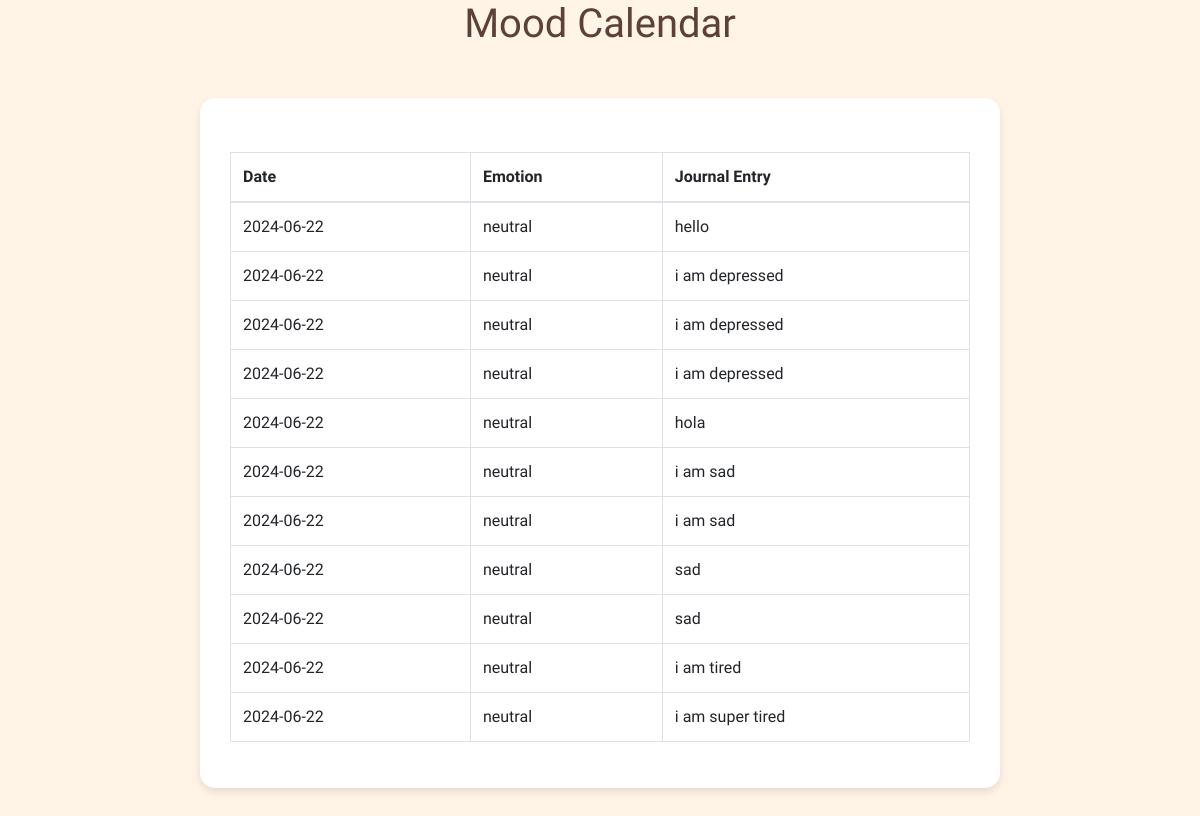
/calendar, run on an earlier commit of the app's database.
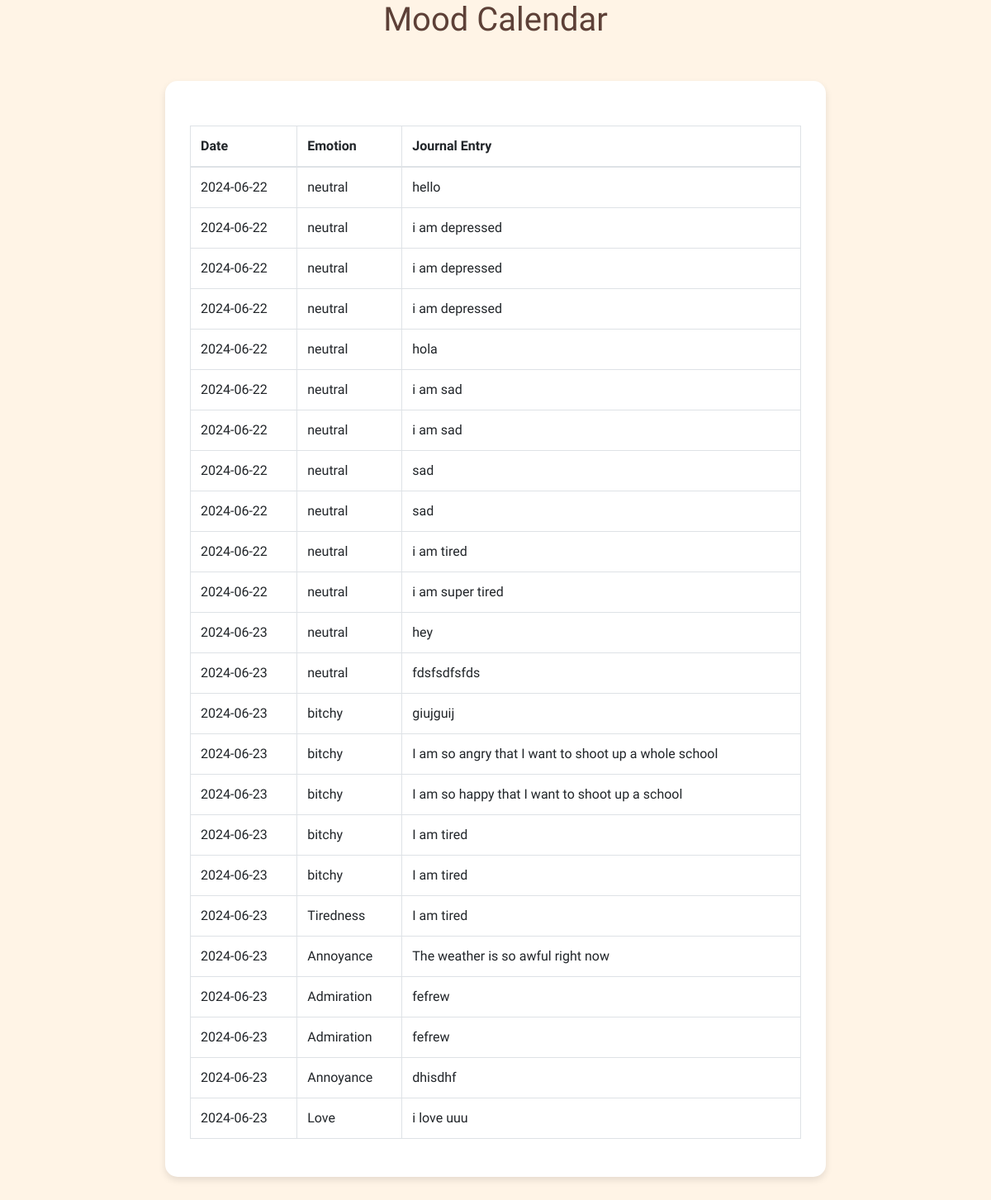
And on a later commit of the database.
### app.py (models this page shows)
class MoodEntry(db.Model):
    id = db.Column(db.Integer, primary_key=True)
    user_id = db.Column(db.Integer, nullable=False)
    date = db.Column(db.Date, nullable=False)
    emotion = db.Column(db.String, nullable=False)
    journal_entry = db.Column(db.String, nullable=False)

### app.py (the view)
@app.route('/calendar')
def calendar():
    try:
        mood_entries = MoodEntry.query.all()
        return render_template('calendar.html', mood_entries=mood_entries)
    except Exception as e:
        logging.error(f"Error in /calendar route: {e}")
        return "There was an error loading the calendar.", 500

### templates/calendar.html (shortened to what this page needs)
<!DOCTYPE html>
<html lang="en">
<head>
    <link href="https://stackpath.bootstrapcdn.com/bootstrap/4.5.2/css/bootstrap.min.css" rel="stylesheet">
    <link href="{{ url_for('static', filename='css/styles.css') }}" rel="stylesheet">
</head>
<body>
    <header>
        <h1>Mood Calendar</h1>
    </header>
    <div class="container">
        <table class="table table-bordered mt-4">
            <thead>
                <tr>
                    <th>Date</th>
                    <th>Emotion</th>
                    <th>Journal Entry</th>
                </tr>
            </thead>
            <tbody>
                {% for entry in mood_entries %}
                    <tr>
                        <td>{{ entry.date }}</td>
                        <td>{{ entry.emotion }}</td>
                        <td>{{ entry.journal_entry }}</td>
                    </tr>
                {% endfor %}
            </tbody>
        </table>
    </div>
</body>
</html>

### static/styles.css (style rules this page uses)
body { font-family: 'Quicksand', sans-serif; background-color: #fff4e6; margin: 0; padding: 0; }
.container { max-width: 800px; margin: 50px auto; padding: 30px; background-color: #ffffff; border-radius: 15px; box-shadow: 0 4px 8px rgba(0, 0, 0, 0.1); }
h1, h2 { text-align: center; color: #5d4037; margin-bottom: 20px; }

What changed in the data, as far as the page shows it:
added MoodEntry: date "2024-06-23", emotion "neutral", journal_entry "hey"
added MoodEntry: date "2024-06-23", emotion "neutral", journal_entry "fdsfsdfsfds"
added MoodEntry: date "2024-06-23", emotion "bitchy", journal_entry "giujguij"
added MoodEntry: date "2024-06-23", emotion "bitchy", journal_entry "I am so angry that I want to shoot up a whole school"
added MoodEntry: date "2024-06-23", emotion "bitchy", journal_entry "I am so happy that I want to shoot up a school"
added MoodEntry: date "2024-06-23", emotion "bitchy", journal_entry "I am tired"
added MoodEntry: date "2024-06-23", emotion "bitchy", journal_entry "I am tired"
added MoodEntry: date "2024-06-23", emotion "Tiredness", journal_entry "I am tired"
added MoodEntry: date "2024-06-23", emotion "Annoyance", journal_entry "The weather is so awful right now"
added MoodEntry: date "2024-06-23", emotion "Admiration", journal_entry "fefrew"
added MoodEntry: date "2024-06-23", emotion "Admiration", journal_entry "fefrew"
added MoodEntry: date "2024-06-23", emotion "Annoyance", journal_entry "dhisdhf"
added MoodEntry: date "2024-06-23", emotion "Love", journal_entry "i love uuu"
